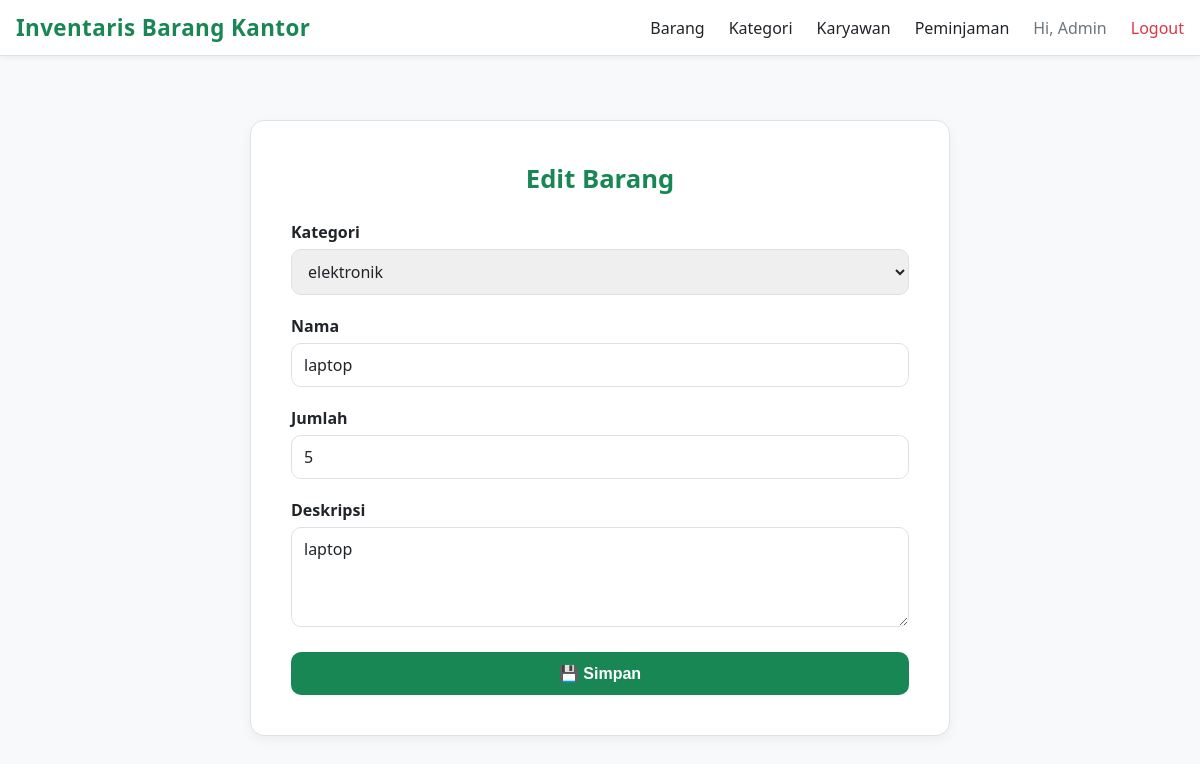
/?url=admin/itemForm&id=1 (signed in), run on the app's committed database.
### tables this page shows
CREATE TABLE `items` (
  `id` int(11) NOT NULL,
  `category_id` int(11) NOT NULL,
  `name` varchar(150) NOT NULL,
  `quantity` int(11) NOT NULL DEFAULT 0,
  `description` text DEFAULT NULL,
  `created_at` timestamp NOT NULL DEFAULT current_timestamp(),
  `condition` enum('bagus','rusak') NOT NULL DEFAULT 'bagus'
);

CREATE TABLE `categories` (
  `id` int(11) NOT NULL,
  `name` varchar(100) NOT NULL,
  `created_at` timestamp NOT NULL DEFAULT current_timestamp()
);

### app/controllers/AdminController.php (called while the page is built, shortened)
<?php
require_once __DIR__.'/../models/Category.php';
require_once __DIR__.'/../models/Item.php';
class AdminController {
    protected $categoryModel,$itemModel,$employeeModel,$loanModel;
    public function __construct(){ $this->categoryModel=new Category(); $this->itemModel=new Item(); }
    public function itemForm(){ $id=$_GET['id']??null; $item=$id?$this->itemModel->find($id):null; $categories=$this->categoryModel->all(); require __DIR__.'/../views/admin/form_item.php'; }
}

### config/database.php (called while the page is built)
<?php
return [ 'host'=>'127.0.0.1','db'=>'inventaris_fix','user'=>'root','pass'=>'','charset'=>'utf8mb4' ];

### app/models/Model.php (called while the page is built)
<?php
class Model { protected $pdo; public function __construct(){ $cfg=require __DIR__.'/../../config/database.php'; $dsn="mysql:host={$cfg['host']};dbname={$cfg['db']};charset={$cfg['charset']}"; $this->pdo=new PDO($dsn,$cfg['user'],$cfg['pass'],[PDO::ATTR_ERRMODE=>PDO::ERRMODE_EXCEPTION]); } }

### app/models/Category.php (called while the page is built, shortened)
<?php
require_once __DIR__ . '/Model.php';
class Category extends Model {
    public function all(){ return $this->pdo->query('SELECT * FROM categories')->fetchAll(PDO::FETCH_ASSOC); }
}

### app/models/Item.php (called while the page is built, shortened)
<?php
require_once __DIR__ . '/Model.php';
class Item extends Model {
    public function find($id){ $stmt=$this->pdo->prepare('SELECT * FROM items WHERE id=?'); $stmt->execute([$id]); return $stmt->fetch(PDO::FETCH_ASSOC); }
}

### app/views/admin/form_item.php (the view, shortened to what this page needs)
<?php require __DIR__.'/../layout/header.php'; ?>
<div class="form-container">
  <h3><?= isset($item) ? 'Edit Barang' : 'Tambah Barang' ?></h3>
  <form method="post" action="?url=admin/itemSave">
    <div class="form-group">
      <label class="form-label">Kategori</label>
      <select class="form-select" name="category_id" required>
        <?php foreach ($categories as $cat): ?>
          <option value="<?= $cat['id'] ?>" <?= (isset($item) && $item['category_id'] == $cat['id']) ? 'selected' : '' ?>>
            <?= htmlspecialchars($cat['name']) ?>
          </option>
        <?php endforeach; ?>
      </select>
    </div>
    <div class="form-group">
      <label class="form-label">Nama</label>
      <input
        class="form-control"
        name="name"
        value="<?= isset($item) ? htmlspecialchars($item['name']) : '' ?>"
        placeholder="Masukkan nama barang"
        required
      >
    </div>
    <div class="form-group">
      <label class="form-label">Jumlah</label>
      <input
        class="form-control"
        type="number"
        name="quantity"
        value="<?= isset($item) ? $item['quantity'] : 1 ?>"
        min="0"
        required
      >
    </div>
    <div class="form-group">
      <label class="form-label">Deskripsi</label>
      <textarea
        class="form-control"
        name="description"
        placeholder="Tuliskan deskripsi barang..."
      ><?= isset($item) ? htmlspecialchars($item['description']) : '' ?></textarea>
    </div>
    <button class="btn-success">💾 Simpan</button>
  </form>
</div>

### app/views/layout/header.php (style rules this page uses)
:root { --primary: #198754; --primary-dark: #157347; --danger: #dc3545; --text: #212529; --text-light: #6c757d; --bg: #f8f9fa; --white: #ffffff; --border: #dee2e6; }
* { box-sizing: border-box; }
body { margin: 0; font-family: 'Segoe UI', Arial, sans-serif; background-color: var(--bg); color: var(--text); padding-top: 70px; }

### app/views/admin/form_item.php (style rules this page uses)
.form-container { background: var(--white); border: 1px solid var(--border); border-radius: 14px; box-shadow: 0 4px 12px rgba(0,0,0,0.05); max-width: 700px; margin: 50px auto; padding: 40px; }
.form-container h3 { margin-top: 0; color: var(--primary); font-weight: 700; font-size: 1.6rem; text-align: center; margin-bottom: 25px; }
.form-group { margin-bottom: 20px; }
.form-label { display: block; font-weight: 600; margin-bottom: 6px; color: var(--text); }
.form-control, .form-select, textarea { width: 100%; padding: 10px 12px; border: 1px solid var(--border); border-radius: 10px; font-size: 1rem; font-family: inherit; color: var(--text); outline: none; transition: border-color 0.2s ease, box-shadow 0.2s ease; }
textarea { min-height: 100px; resize: vertical; }
.btn-success { display: block; width: 100%; background: var(--primary); color: #fff; border: none; border-radius: 10px; padding: 12px 0; font-weight: 600; cursor: pointer; font-size: 1rem; transition: background-color 0.2s ease, transform 0.1s ease; }

### data on the page
items: category_id "elektronik", name "laptop", quantity "5", description "laptop"

### other printed values
$_SESSION['user']['name'] "Admin"
